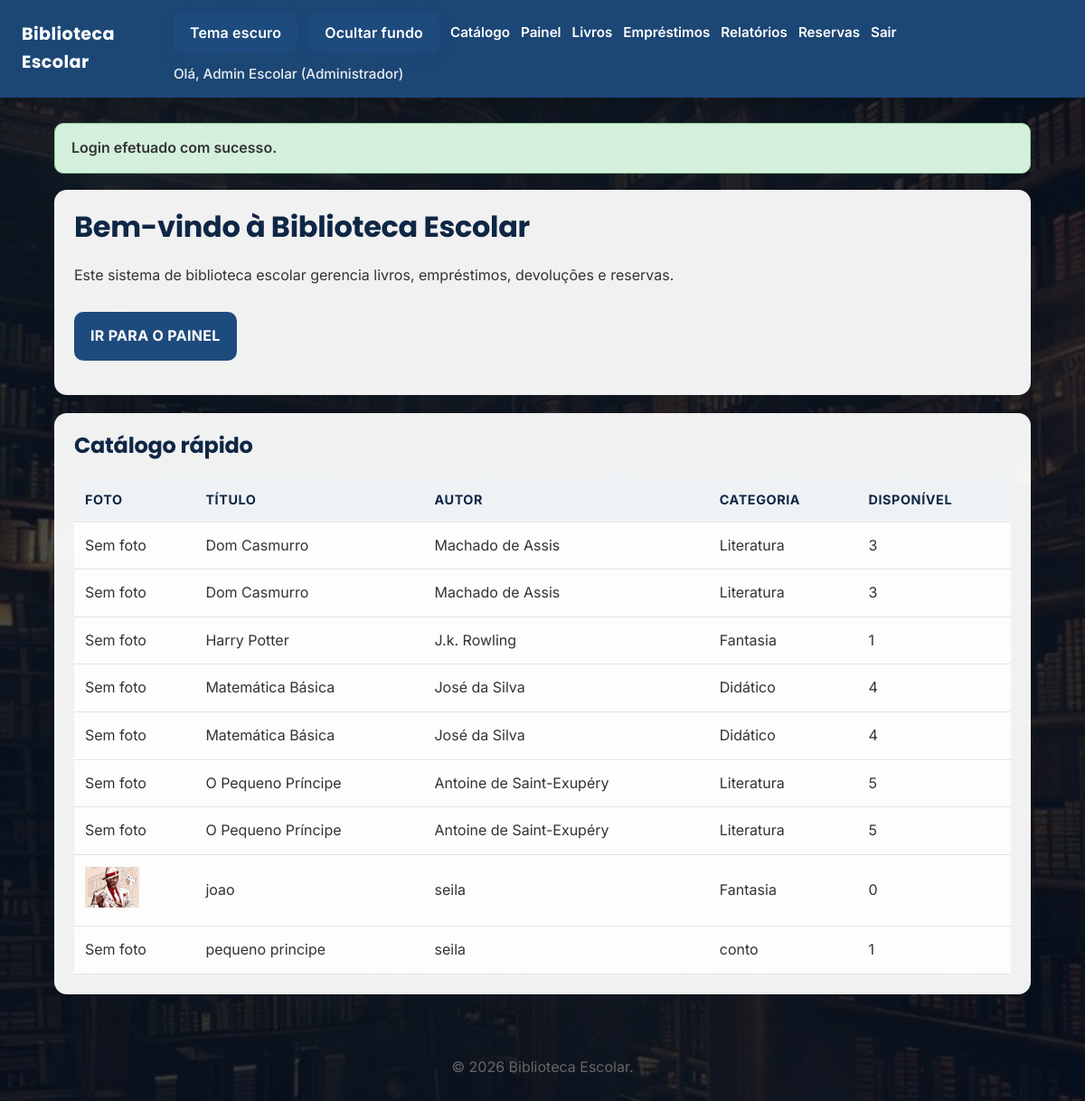
The page / (signed in) on the database its author committed.
### tables this page shows
CREATE TABLE books (
        id INTEGER PRIMARY KEY AUTOINCREMENT,
        title TEXT NOT NULL,
        author TEXT NOT NULL,
        category TEXT NOT NULL,
        isbn TEXT,
        publisher TEXT,
        year INTEGER,
        quantity INTEGER NOT NULL DEFAULT 0,
        shelf TEXT,
        internal_code TEXT,
        cover_path TEXT,
        created_at TEXT NOT NULL DEFAULT CURRENT_TIMESTAMP
    );

### includes/functions.php (called while the page is built, shortened)
<?php
require_once __DIR__ . '/auth.php';
function base_url(string $path = ''): string
{
    $base = BASE_URL;
    return rtrim($base, '/') . '/' . ltrim($path, '/');
}
function h(string $value): string
{
    return htmlspecialchars($value, ENT_QUOTES, 'UTF-8');
}

### includes/auth.php (called while the page is built, shortened)
<?php
function current_user(): ?array
{
    return $_SESSION['user'] ?? null;
}
function is_logged_in(): bool
{
    return current_user() !== null;
}

### index.php (the view, shortened to what this page needs)
<?php
require_once __DIR__ . '/includes/header.php';
$books = [];
$hasData = true;
try {
    $db = get_db();
    $stmt = $db->query('SELECT id, title, author, category, quantity, cover_path FROM books ORDER BY title LIMIT 10');
    $books = $stmt->fetchAll();
} catch (Exception $e) {
    $hasData = false;
}
?>
<div class="card">
    <h1>Bem-vindo à <?php echo h(SITE_NAME); ?></h1>
    <p>Este sistema de biblioteca escolar gerencia livros, empréstimos, devoluções e reservas.</p>
    <?php if (is_logged_in()): ?>
        <p><a class="btn-panel" href="<?php echo h(base_url('dashboard.php')); ?>">Ir para o painel</a></p>
    <?php else: ?>
        <p><a class="btn-panel" href="<?php echo h(base_url('login.php')); ?>">Entrar no sistema</a></p>
    <?php endif; ?>
</div>
<div class="card">
    <h2>Catálogo rápido</h2>
    <?php if (!$hasData): ?>
        <p>O banco de dados ainda não foi inicializado. Execute <a href="<?php echo h(base_url('setup.php')); ?>">setup.php</a> para criar o esquema e dados iniciais.</p>
    <?php elseif (empty($books)): ?>
        <p>Nenhum livro encontrado no catálogo.</p>
    <?php else: ?>
        <table>
            <thead>
                <tr>
                    <th>Foto</th>
                    <th>Título</th>
                    <th>Autor</th>
                    <th>Categoria</th>
                    <th>Disponível</th>
                </tr>
            </thead>
            <tbody>
                <?php foreach ($books as $book): ?>
                    <tr>
                        <td>
                            <?php if (!empty($book['cover_path'])): ?>
                                <img src="<?php echo h(base_url($book['cover_path'])); ?>" alt="Foto do livro" style="max-width: 60px; max-height: 60px; object-fit: cover;">
                            <?php else: ?>
                                <span>Sem foto</span>
                            <?php endif; ?>
                        </td>
                        <td><?php echo h($book['title']); ?></td>
                        <td><?php echo h($book['author']); ?></td>
                        <td><?php echo h($book['category']); ?></td>
                        <td><?php echo (int)$book['quantity']; ?></td>
                    </tr>
                <?php endforeach; ?>
            </tbody>
        </table>
    <?php endif; ?>
</div>
<?php require_once __DIR__ . '/includes/footer.php';

### css/style.css (style rules this page uses)
:root { --bg: #f4f5f7; --text: #333; --header-bg: #1e4b7d; --header-text: #ffffff; --card-bg: #ffffff; --border: #e0e4ea; --input-bg: #ffffff; --input-border: #ccd0d9; --button-bg: #1e4b7d; --button-color: #ffffff; --button-hover: #153b61; --link-color: #1e4b7d; --table-bg: #ffffff; --footer-text: #666; --flash-success-bg: #d4f0dd; --flash-success-border: #8fd19b; --flash-error-bg: #fde2df; --flash-error-border: #f0a09c; --action-bg: #0f6d3f; --action-hover: #0b562f; --font-sans: "Inter", "Segoe UI", Roboto, Arial, sans-serif; --font-heading: "Poppins", "Inter", "Segoe UI", sans-serif; }
body { margin: 0; font-family: var(--font-sans); font-size: 16px; line-height: 1.6; background: linear-gradient(rgba(7, 18, 34, 0.72), rgba(7, 18, 34, 0.72)), url('../img/library-bg.jpg') center/cover fixed; color: var(--text); min-height: 100vh; transition: background 0.2s ease; -webkit-font-smoothing: antialiased; text-rendering: optimizeLegibility; }
h1, h2, h3, h4 { font-family: var(--font-heading); line-height: 1.2; margin-top: 0; color: #0f2745; font-weight: 700; letter-spacing: -0.01em; text-shadow: 0 1px 2px rgba(255, 255, 255, 0.35); }
.card { background: rgba(255, 255, 255, 0.94); border-radius: 14px; padding: 22px; box-shadow: 0 10px 30px rgba(15, 23, 42, 0.08); margin-bottom: 20px; backdrop-filter: blur(2px); }
a { color: var(--link-color); font-weight: 600; }
table { width: 100%; border-collapse: collapse; margin-top: 12px; background: rgba(255, 255, 255, 0.9); }
table th, table td { padding: 13px 12px; border-bottom: 1px solid var(--border); text-align: left; color: var(--text); vertical-align: middle; }
table th { font-size: 0.9rem; font-weight: 700; text-transform: uppercase; letter-spacing: 0.04em; color: #0f2745; background: rgba(30, 75, 125, 0.06); }
.btn-login, .btn-panel { background: var(--button-bg); color: var(--button-color); border: none; border-radius: 10px; padding: 14px 18px; font-size: 1rem; font-weight: 700; letter-spacing: 0.02em; text-transform: uppercase; text-decoration: none; display: inline-block; text-align: center; transition: background 0.2s ease, transform 0.15s ease; cursor: pointer; }
.btn-panel { margin-top: 12px; }

### rows shown on the page
books: shows "Sem foto", title "Dom Casmurro", author "Machado de Assis", category "Literatura", quantity "3"
books: shows "Sem foto", title "Dom Casmurro", author "Machado de Assis", category "Literatura", quantity "3"
books: shows "Sem foto", title "Harry Potter", author "J.k. Rowling", category "Fantasia", quantity "1"
books: shows "Sem foto", title "Matemática Básica", author "José da Silva", category "Didático", quantity "4"
books: shows "Sem foto", title "Matemática Básica", author "José da Silva", category "Didático", quantity "4"
books: shows "Sem foto", title "O Pequeno Príncipe", author "Antoine de Saint-Exupéry", category "Literatura", quantity "5"
books: shows "Sem foto", title "O Pequeno Príncipe", author "Antoine de Saint-Exupéry", category "Literatura", quantity "5"
books: cover_path (picture), title "joao", author "seila", category "Fantasia", quantity "0"
books: shows "Sem foto", title "pequeno principe", author "seila", category "conto", quantity "1"

### other values the page prints
SITE_NAME "Biblioteca Escolar"
$user['name'] "Admin Escolar"
$user['role_name'] "Administrador"
$flash['message'] "Login efetuado com sucesso."
